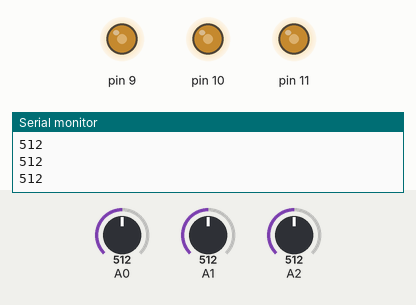
The sketch below on a simulated Arduino Uno, built with avr-gcc and run on an emulated ATmega328P. Parts: output pins drawn as LEDs (lit = HIGH), the last lines printed to the serial monitor. Inputs (shaded band) come from the test bench; at power-on: A2 = 512, A0 = 512, A1 = 512.

Above: at 1.2 s.
1.3 s: A2 set to 716
At 2.5 s:
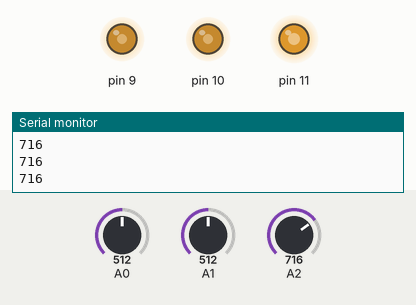
2.8 s: A0 set to 716
At 3.8 s:
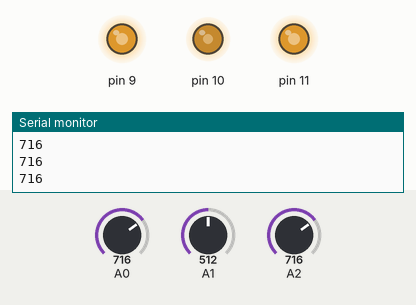
4.3 s: A1 set to 716
At 4.9 s:
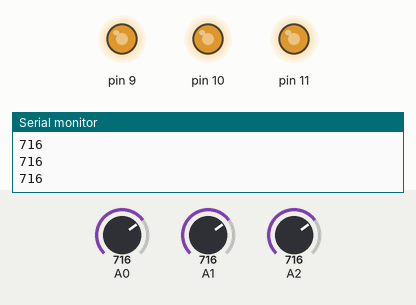
5.8 s: A2 set to 900
At 6.1 s:
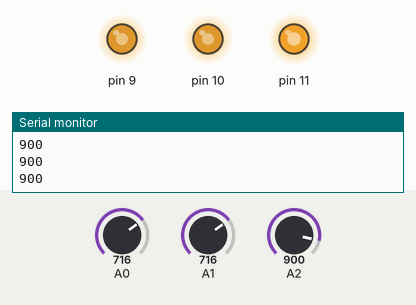
7.3 s: A0 set to 900
At 8.4 s:
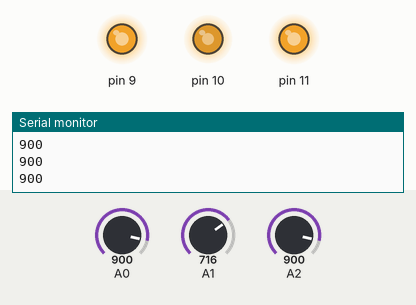
8.8 s: A1 set to 900
At 9.6 s:
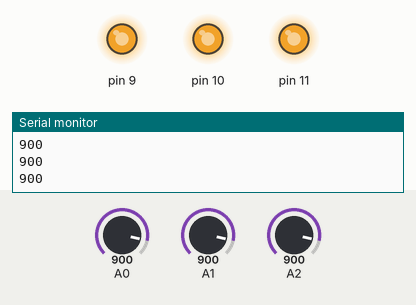
Timing chart, 0 to 11.3 s (numbered marks = the images above; inputs shaded):
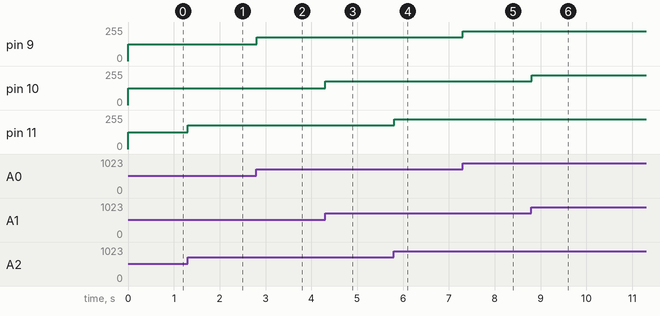

The sketch:

0329_3_adjustableResistance_RGB.ino
```cpp
// 가변저항으로 RGB LED 조절
// 선생님코드
void setup() {
  pinMode(A0, INPUT);
  pinMode(A1, INPUT);
  pinMode(A2, INPUT);
  pinMode(9, OUTPUT);
  pinMode(10, OUTPUT);
  pinMode(11, OUTPUT);
  Serial.begin(9600);
}

void loop() {
  int sensorValue1 = analogRead(A0);  // 0~1023
  int sensorValue2 = analogRead(A1);
  int sensorValue3 = analogRead(A2);
  Serial.println(sensorValue3);

  int mapValue1 = map(sensorValue1, 0, 1023, 0, 255); //0~1023 -> 0~255
  int mapValue2 = map(sensorValue2, 0, 1023, 0, 255);
  int mapValue3 = map(sensorValue3, 0, 1023, 0, 255);

  analogWrite(9, mapValue1);
  analogWrite(10, mapValue2);
  analogWrite(11, mapValue3);
}
```

Measured:
- after the input at 1.3 s, pin 11: 127/255 → 178/255 at once
- after the input at 2.8 s, pin 9: 127/255 → 178/255 at once
- after the input at 4.3 s, pin 10: 127/255 → 178/255 at once
- after the input at 5.8 s, pin 11: 178/255 → 224/255 at once
- after the input at 7.3 s, pin 9: 178/255 → 224/255 at once
- after the input at 8.8 s, pin 10: 178/255 → 224/255 at once
